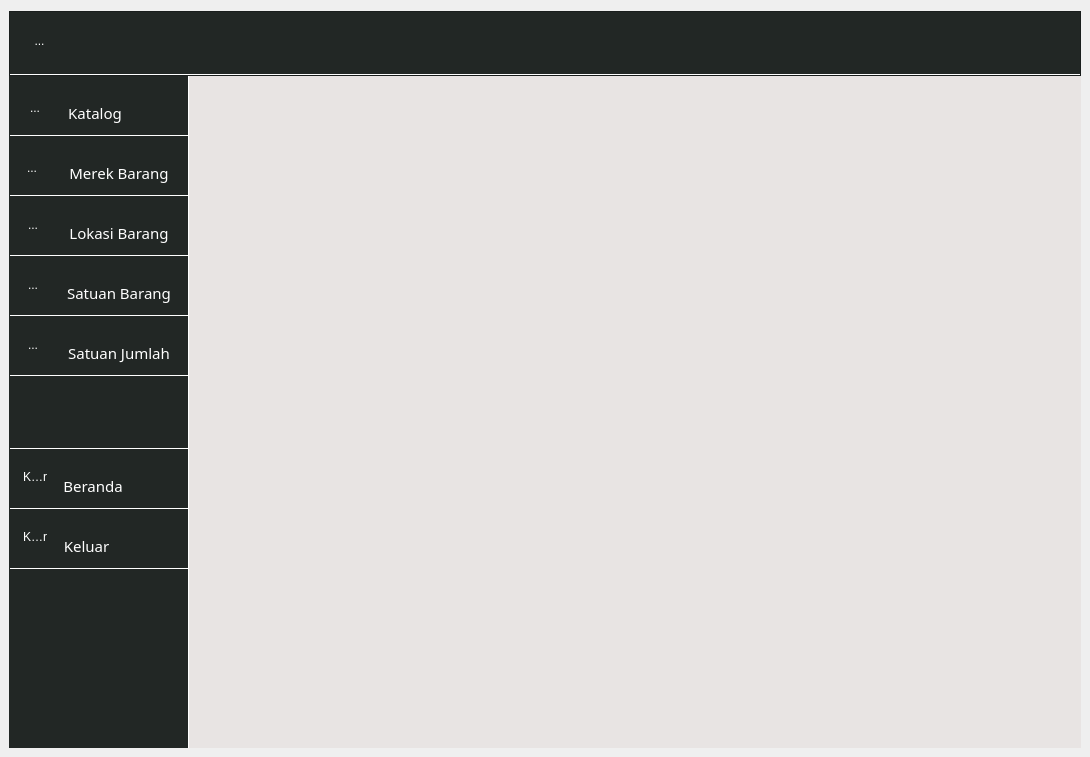
<?xml version="1.0" encoding="UTF-8"?>
<ui version="4.0">
 <class>MainWindow</class>
 <widget class="QMainWindow" name="MainWindow">
  <property name="geometry">
   <rect>
    <x>0</x>
    <y>0</y>
    <width>1090</width>
    <height>757</height>
   </rect>
  </property>
  <property name="windowTitle">
   <string>Katalog Dashboard</string>
  </property>
  <property name="windowIcon">
   <iconset resource="../data/ui/logo.qrc">
    <normaloff>:/newPrefix/logo.png</normaloff>:/newPrefix/logo.png</iconset>
  </property>
  <property name="layoutDirection">
   <enum>Qt::LeftToRight</enum>
  </property>
  <property name="styleSheet">
   <string notr="true"/>
  </property>
  <widget class="QWidget" name="centralwidget">
   <layout class="QGridLayout" name="gridLayout_2">
    <item row="0" column="0">
     <layout class="QGridLayout" name="gridLayout">
      <property name="sizeConstraint">
       <enum>QLayout::SetDefaultConstraint</enum>
      </property>
      <property name="topMargin">
       <number>0</number>
      </property>
      <property name="horizontalSpacing">
       <number>0</number>
      </property>
      <property name="verticalSpacing">
       <number>1</number>
      </property>
      <item row="1" column="1">
       <widget class="QStackedWidget" name="stackedWidget">
        <property name="sizePolicy">
         <sizepolicy hsizetype="Expanding" vsizetype="Expanding">
          <horstretch>0</horstretch>
          <verstretch>0</verstretch>
         </sizepolicy>
        </property>
        <property name="minimumSize">
         <size>
          <width>0</width>
          <height>0</height>
         </size>
        </property>
        <property name="maximumSize">
         <size>
          <width>16777215</width>
          <height>16777215</height>
         </size>
        </property>
        <property name="styleSheet">
         <string notr="true">QStackedWidget {

background-color:#e8e4e3

}</string>
        </property>
        <property name="currentIndex">
         <number>-1</number>
        </property>
       </widget>
      </item>
      <item row="1" column="0">
       <widget class="QFrame" name="sidebar">
        <property name="sizePolicy">
         <sizepolicy hsizetype="Minimum" vsizetype="Minimum">
          <horstretch>0</horstretch>
          <verstretch>0</verstretch>
         </sizepolicy>
        </property>
        <property name="minimumSize">
         <size>
          <width>180</width>
          <height>0</height>
         </size>
        </property>
        <property name="maximumSize">
         <size>
          <width>16777215</width>
          <height>16777215</height>
         </size>
        </property>
        <property name="styleSheet">
         <string notr="true">QFrame{
background-color:#222725;
border-right:1px solid white;


}</string>
        </property>
        <widget class="QPushButton" name="katalogBtn">
         <property name="geometry">
          <rect>
           <x>1</x>
           <y>0</y>
           <width>178</width>
           <height>61</height>
          </rect>
         </property>
         <property name="font">
          <font>
           <family>Sans Serif Collection</family>
           <pointsize>11</pointsize>
           <weight>50</weight>
           <bold>false</bold>
          </font>
         </property>
         <property name="layoutDirection">
          <enum>Qt::LeftToRight</enum>
         </property>
         <property name="styleSheet">
          <string notr="true">QPushButton {background-color:#222725;
border-top:0px solid;
border-bottom:1px solid;
border-color:white;


color:rgb(255, 255, 255);

padding-right: 8 8px;
padding-top: 15 8px;
}


QPushButton:pressed{
background-color: #0e526b;
border-style:inset}

QPushButton:hover:!pressed{
background-color: #1e9dce;}

QPushButton[hovered=&quot;true&quot;]{
       background-color: #1e9dce;
    }

</string>
         </property>
         <property name="text">
          <string>Katalog</string>
         </property>
         <property name="icon">
          <iconset>
           <normaloff>:/newPrefix/book.svg</normaloff>:/newPrefix/book.svg</iconset>
         </property>
         <property name="iconSize">
          <size>
           <width>20</width>
           <height>50</height>
          </size>
         </property>
         <property name="autoRepeat">
          <bool>false</bool>
         </property>
         <property name="default">
          <bool>false</bool>
         </property>
         <property name="flat">
          <bool>false</bool>
         </property>
        </widget>
        <widget class="QPushButton" name="merekBtn">
         <property name="geometry">
          <rect>
           <x>1</x>
           <y>60</y>
           <width>178</width>
           <height>61</height>
          </rect>
         </property>
         <property name="sizePolicy">
          <sizepolicy hsizetype="Minimum" vsizetype="Fixed">
           <horstretch>0</horstretch>
           <verstretch>0</verstretch>
          </sizepolicy>
         </property>
         <property name="font">
          <font>
           <family>Sans Serif Collection</family>
           <pointsize>11</pointsize>
          </font>
         </property>
         <property name="layoutDirection">
          <enum>Qt::RightToLeft</enum>
         </property>
         <property name="styleSheet">
          <string notr="true">QPushButton {background-color:#222725;
border-top:1px solid;
border-bottom:1px solid;
border-color:white;


color:rgb(255, 255, 255);

padding-right: 40 8px;
padding-top: 15 8px;
}


QPushButton:pressed{
background-color: #0e526b;
border-style:inset}

QPushButton:hover:!pressed{
background-color: #1e9dce;}

QPushButton[hovered=&quot;true&quot;]{
       background-color: #1e9dce;
    }

</string>
         </property>
         <property name="text">
          <string>Merek Barang</string>
         </property>
        </widget>
        <widget class="QToolButton" name="katalogBtn1">
         <property name="geometry">
          <rect>
           <x>3</x>
           <y>13</y>
           <width>41</width>
           <height>41</height>
          </rect>
         </property>
         <property name="styleSheet">
          <string notr="true">QToolButton {background-color:#222725;
border-top:0px none;


padding-left: 5  8px;

color:rgb(255, 255, 255);
}

QToolButton:pressed{
background-color: #0e526b;
border-style:inset}

QToolButton:hover:!pressed{
background-color: #1e9dce;}

QToolButton[hovered=&quot;true&quot;]{
       background-color: #1e9dce;
    }


</string>
         </property>
         <property name="text">
          <string>...</string>
         </property>
         <property name="icon">
          <iconset>
           <normaloff>../data/ui/book-open.svg</normaloff>../data/ui/book-open.svg</iconset>
         </property>
         <property name="iconSize">
          <size>
           <width>40</width>
           <height>40</height>
          </size>
         </property>
        </widget>
        <widget class="QToolButton" name="merekBtn1">
         <property name="geometry">
          <rect>
           <x>0</x>
           <y>73</y>
           <width>41</width>
           <height>41</height>
          </rect>
         </property>
         <property name="styleSheet">
          <string notr="true">QToolButton {background-color:#222725;
border-top:0px none;


padding-left: 5  8px;

color:rgb(255, 255, 255);
}

QToolButton:pressed{
background-color: #0e526b;
border-style:inset}

QToolButton:hover:!pressed{
background-color: #1e9dce;}

QToolButton[hovered=&quot;true&quot;]{
       background-color: #1e9dce;
    }


</string>
         </property>
         <property name="text">
          <string>...</string>
         </property>
         <property name="icon">
          <iconset>
           <normaloff>../data/ui/package.svg</normaloff>../data/ui/package.svg</iconset>
         </property>
         <property name="iconSize">
          <size>
           <width>40</width>
           <height>40</height>
          </size>
         </property>
        </widget>
        <widget class="QPushButton" name="exit">
         <property name="geometry">
          <rect>
           <x>1</x>
           <y>433</y>
           <width>178</width>
           <height>61</height>
          </rect>
         </property>
         <property name="sizePolicy">
          <sizepolicy hsizetype="Minimum" vsizetype="Fixed">
           <horstretch>0</horstretch>
           <verstretch>0</verstretch>
          </sizepolicy>
         </property>
         <property name="font">
          <font>
           <family>Sans Serif Collection</family>
           <pointsize>11</pointsize>
          </font>
         </property>
         <property name="layoutDirection">
          <enum>Qt::RightToLeft</enum>
         </property>
         <property name="styleSheet">
          <string notr="true">QPushButton {background-color:#222725;
border-top:1px solid;
border-bottom:1px solid;
border-color:white;


color:rgb(255, 255, 255);

padding-right: -25  8px;
padding-top: 15 8px;
}


QPushButton:pressed{
background-color: #0e526b;
border-style:inset}

QPushButton:hover:!pressed{
background-color: #1e9dce;}

QPushButton[hovered=&quot;true&quot;]{
       background-color: #1e9dce;
    }

</string>
         </property>
         <property name="text">
          <string>Keluar</string>
         </property>
        </widget>
        <widget class="QToolButton" name="exit1">
         <property name="geometry">
          <rect>
           <x>3</x>
           <y>442</y>
           <width>41</width>
           <height>41</height>
          </rect>
         </property>
         <property name="styleSheet">
          <string notr="true">QToolButton {background-color:#222725;
border-top:0px none;


padding-left: 5  8px;

color:rgb(255, 255, 255);
}

QToolButton:pressed{
background-color: #0e526b;
border-style:inset}

QToolButton:hover:!pressed{
background-color: #1e9dce;}

QToolButton[hovered=&quot;true&quot;]{
       background-color: #1e9dce;
    }


</string>
         </property>
         <property name="text">
          <string>Keluar</string>
         </property>
         <property name="icon">
          <iconset>
           <normaloff>../data/ui/power.svg</normaloff>../data/ui/power.svg</iconset>
         </property>
         <property name="iconSize">
          <size>
           <width>40</width>
           <height>40</height>
          </size>
         </property>
        </widget>
        <widget class="QPushButton" name="beranda">
         <property name="geometry">
          <rect>
           <x>1</x>
           <y>373</y>
           <width>178</width>
           <height>61</height>
          </rect>
         </property>
         <property name="sizePolicy">
          <sizepolicy hsizetype="Minimum" vsizetype="Fixed">
           <horstretch>0</horstretch>
           <verstretch>0</verstretch>
          </sizepolicy>
         </property>
         <property name="font">
          <font>
           <family>Sans Serif Collection</family>
           <pointsize>11</pointsize>
          </font>
         </property>
         <property name="layoutDirection">
          <enum>Qt::RightToLeft</enum>
         </property>
         <property name="styleSheet">
          <string notr="true">QPushButton {background-color:#222725;
border-top:1px solid;
border-bottom:1px solid;
border-color:white;


color:rgb(255, 255, 255);

padding-right: -12 8px;
padding-top: 15 8px;
}


QPushButton:pressed{
background-color: #0e526b;
border-style:inset}

QPushButton:hover:!pressed{
background-color: #1e9dce;}

QPushButton[hovered=&quot;true&quot;]{
       background-color: #1e9dce;
    }

</string>
         </property>
         <property name="text">
          <string>Beranda</string>
         </property>
        </widget>
        <widget class="QToolButton" name="beranda1">
         <property name="geometry">
          <rect>
           <x>3</x>
           <y>382</y>
           <width>41</width>
           <height>41</height>
          </rect>
         </property>
         <property name="styleSheet">
          <string notr="true">QToolButton {background-color:#222725;
border-top:0px none;


padding-left: 5  8px;

color:rgb(255, 255, 255);
}

QToolButton:pressed{
background-color: #0e526b;
border-style:inset}

QToolButton:hover:!pressed{
background-color: #1e9dce;}

QToolButton[hovered=&quot;true&quot;]{
       background-color: #1e9dce;
    }


</string>
         </property>
         <property name="text">
          <string>Keluar</string>
         </property>
         <property name="icon">
          <iconset>
           <normaloff>../data/ui/home.svg</normaloff>../data/ui/home.svg</iconset>
         </property>
         <property name="iconSize">
          <size>
           <width>40</width>
           <height>40</height>
          </size>
         </property>
        </widget>
        <widget class="QPushButton" name="lokasiBtn">
         <property name="geometry">
          <rect>
           <x>1</x>
           <y>120</y>
           <width>178</width>
           <height>61</height>
          </rect>
         </property>
         <property name="sizePolicy">
          <sizepolicy hsizetype="Minimum" vsizetype="Fixed">
           <horstretch>0</horstretch>
           <verstretch>0</verstretch>
          </sizepolicy>
         </property>
         <property name="font">
          <font>
           <family>Sans Serif Collection</family>
           <pointsize>11</pointsize>
          </font>
         </property>
         <property name="layoutDirection">
          <enum>Qt::RightToLeft</enum>
         </property>
         <property name="styleSheet">
          <string notr="true">QPushButton {background-color:#222725;
border-top:1px solid;
border-bottom:1px solid;
border-color:white;


color:rgb(255, 255, 255);

padding-right: 40 8px;
padding-top: 15 8px;
}


QPushButton:pressed{
background-color: #0e526b;
border-style:inset}

QPushButton:hover:!pressed{
background-color: #1e9dce;}

QPushButton[hovered=&quot;true&quot;]{
       background-color: #1e9dce;
    }

</string>
         </property>
         <property name="text">
          <string>Lokasi Barang</string>
         </property>
        </widget>
        <widget class="QToolButton" name="lokasiBtn1">
         <property name="geometry">
          <rect>
           <x>0</x>
           <y>130</y>
           <width>41</width>
           <height>41</height>
          </rect>
         </property>
         <property name="styleSheet">
          <string notr="true">QToolButton {background-color:#222725;
border-top:0px none;


padding-left: 7  8px;

color:rgb(255, 255, 255);
}

QToolButton:pressed{
background-color: #0e526b;
border-style:inset}

QToolButton:hover:!pressed{
background-color: #1e9dce;}

QToolButton[hovered=&quot;true&quot;]{
       background-color: #1e9dce;
    }


</string>
         </property>
         <property name="text">
          <string>...</string>
         </property>
         <property name="icon">
          <iconset>
           <normaloff>../data/ui/inventory.svg</normaloff>../data/ui/inventory.svg</iconset>
         </property>
         <property name="iconSize">
          <size>
           <width>40</width>
           <height>40</height>
          </size>
         </property>
        </widget>
        <widget class="QPushButton" name="satuanbarangBtn">
         <property name="geometry">
          <rect>
           <x>1</x>
           <y>180</y>
           <width>178</width>
           <height>61</height>
          </rect>
         </property>
         <property name="sizePolicy">
          <sizepolicy hsizetype="Minimum" vsizetype="Fixed">
           <horstretch>0</horstretch>
           <verstretch>0</verstretch>
          </sizepolicy>
         </property>
         <property name="font">
          <font>
           <family>Sans Serif Collection</family>
           <pointsize>11</pointsize>
          </font>
         </property>
         <property name="layoutDirection">
          <enum>Qt::RightToLeft</enum>
         </property>
         <property name="styleSheet">
          <string notr="true">QPushButton {background-color:#222725;
border-top:1px solid;
border-bottom:1px solid;
border-color:white;


color:rgb(255, 255, 255);

padding-right: 40 8px;
padding-top: 15 8px;
}


QPushButton:pressed{
background-color: #0e526b;
border-style:inset}

QPushButton:hover:!pressed{
background-color: #1e9dce;}

QPushButton[hovered=&quot;true&quot;]{
       background-color: #1e9dce;
    }

</string>
         </property>
         <property name="text">
          <string>Satuan Barang</string>
         </property>
        </widget>
        <widget class="QToolButton" name="satuanbarangBtn1">
         <property name="geometry">
          <rect>
           <x>0</x>
           <y>190</y>
           <width>41</width>
           <height>41</height>
          </rect>
         </property>
         <property name="styleSheet">
          <string notr="true">QToolButton {background-color:#222725;
border-top:0px none;


padding-left: 7  8px;

color:rgb(255, 255, 255);
}

QToolButton:pressed{
background-color: #0e526b;
border-style:inset}

QToolButton:hover:!pressed{
background-color: #1e9dce;}

QToolButton[hovered=&quot;true&quot;]{
       background-color: #1e9dce;
    }


</string>
         </property>
         <property name="text">
          <string>...</string>
         </property>
         <property name="icon">
          <iconset>
           <normaloff>../data/ui/measurement-tape-svgrepo-com.svg</normaloff>../data/ui/measurement-tape-svgrepo-com.svg</iconset>
         </property>
         <property name="iconSize">
          <size>
           <width>40</width>
           <height>40</height>
          </size>
         </property>
        </widget>
        <widget class="QPushButton" name="satuanjumlahBtn">
         <property name="geometry">
          <rect>
           <x>1</x>
           <y>240</y>
           <width>178</width>
           <height>61</height>
          </rect>
         </property>
         <property name="sizePolicy">
          <sizepolicy hsizetype="Minimum" vsizetype="Fixed">
           <horstretch>0</horstretch>
           <verstretch>0</verstretch>
          </sizepolicy>
         </property>
         <property name="font">
          <font>
           <family>Sans Serif Collection</family>
           <pointsize>11</pointsize>
          </font>
         </property>
         <property name="layoutDirection">
          <enum>Qt::RightToLeft</enum>
         </property>
         <property name="styleSheet">
          <string notr="true">QPushButton {background-color:#222725;
border-top:1px solid;
border-bottom:1px solid;
border-color:white;


color:rgb(255, 255, 255);

padding-right: 40 8px;
padding-top: 15 8px;
}


QPushButton:pressed{
background-color: #0e526b;
border-style:inset}

QPushButton:hover:!pressed{
background-color: #1e9dce;}

QPushButton[hovered=&quot;true&quot;]{
       background-color: #1e9dce;
    }

</string>
         </property>
         <property name="text">
          <string>Satuan Jumlah</string>
         </property>
        </widget>
        <widget class="QToolButton" name="satuanjumlahBtn1">
         <property name="geometry">
          <rect>
           <x>0</x>
           <y>250</y>
           <width>41</width>
           <height>41</height>
          </rect>
         </property>
         <property name="styleSheet">
          <string notr="true">QToolButton {background-color:#222725;
border-top:0px none;


padding-left: 7  8px;

color:rgb(255, 255, 255);
}

QToolButton:pressed{
background-color: #0e526b;
border-style:inset}

QToolButton:hover:!pressed{
background-color: #1e9dce;}

QToolButton[hovered=&quot;true&quot;]{
       background-color: #1e9dce;
    }


</string>
         </property>
         <property name="text">
          <string>...</string>
         </property>
         <property name="icon">
          <iconset>
           <normaloff>../data/ui/archive-svgrepo-com.svg</normaloff>../data/ui/archive-svgrepo-com.svg</iconset>
         </property>
         <property name="iconSize">
          <size>
           <width>40</width>
           <height>40</height>
          </size>
         </property>
        </widget>
        <zorder>katalogBtn</zorder>
        <zorder>satuanjumlahBtn</zorder>
        <zorder>merekBtn</zorder>
        <zorder>exit</zorder>
        <zorder>exit1</zorder>
        <zorder>beranda</zorder>
        <zorder>beranda1</zorder>
        <zorder>lokasiBtn</zorder>
        <zorder>lokasiBtn1</zorder>
        <zorder>merekBtn1</zorder>
        <zorder>satuanbarangBtn</zorder>
        <zorder>katalogBtn1</zorder>
        <zorder>satuanbarangBtn1</zorder>
        <zorder>satuanjumlahBtn1</zorder>
       </widget>
      </item>
      <item row="0" column="0" colspan="2">
       <widget class="QFrame" name="frame_2">
        <property name="sizePolicy">
         <sizepolicy hsizetype="Expanding" vsizetype="Fixed">
          <horstretch>0</horstretch>
          <verstretch>0</verstretch>
         </sizepolicy>
        </property>
        <property name="minimumSize">
         <size>
          <width>0</width>
          <height>65</height>
         </size>
        </property>
        <property name="maximumSize">
         <size>
          <width>16777215</width>
          <height>61</height>
         </size>
        </property>
        <property name="styleSheet">
         <string notr="true">QFrame{background-color:#222725; 

border-bottom:2px solid white}
</string>
        </property>
        <property name="frameShape">
         <enum>QFrame::StyledPanel</enum>
        </property>
        <property name="frameShadow">
         <enum>QFrame::Raised</enum>
        </property>
        <widget class="QToolButton" name="ham_menu">
         <property name="geometry">
          <rect>
           <x>10</x>
           <y>10</y>
           <width>41</width>
           <height>41</height>
          </rect>
         </property>
         <property name="styleSheet">
          <string notr="true">QToolButton {background-color:#222725;
border-top:0px none;


padding-right: 0  8px;

color:rgb(255, 255, 255);
}

QToolButton:pressed{
background-color: #0e526b;
border-style:inset}

QToolButton:hover:!pressed{
background-color: #1e9dce;}

QToolButton[hovered=&quot;true&quot;]{
       background-color: #1e9dce;
    }


</string>
         </property>
         <property name="text">
          <string>...</string>
         </property>
         <property name="icon">
          <iconset>
           <normaloff>../data/ui/menu.svg</normaloff>../data/ui/menu.svg</iconset>
         </property>
         <property name="iconSize">
          <size>
           <width>80</width>
           <height>80</height>
          </size>
         </property>
        </widget>
       </widget>
      </item>
     </layout>
    </item>
   </layout>
  </widget>
 </widget>
 <resources>
  <include location="../data/ui/logo.qrc"/>
 </resources>
 <connections/>
</ui>
